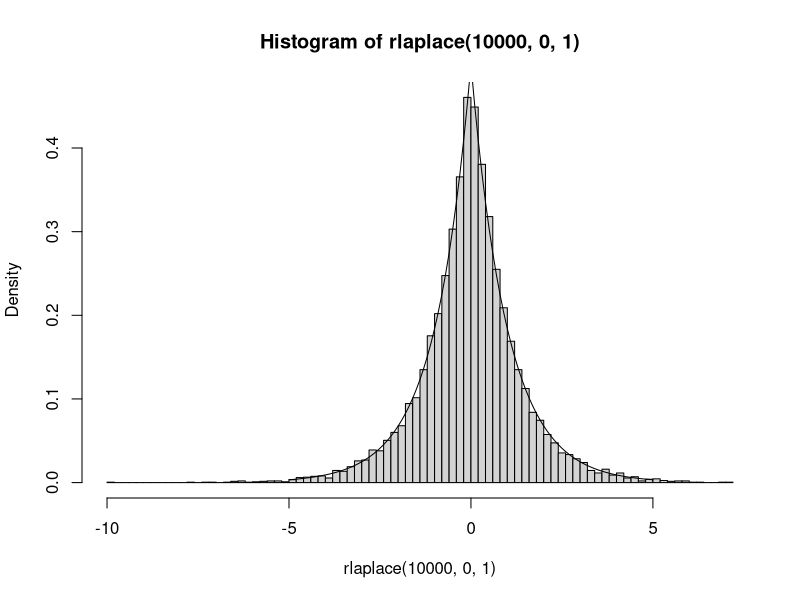
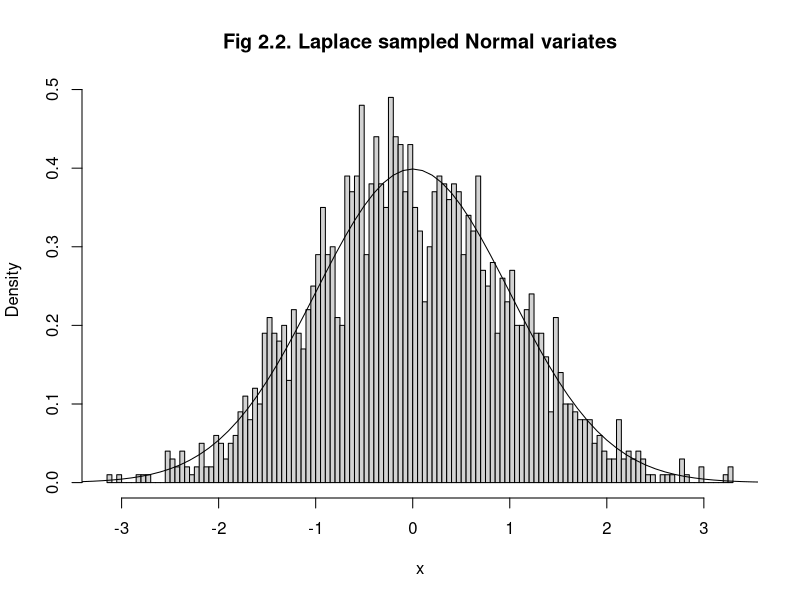

These figures' R source, in order:
## ---- chunk 1
# Inverse CDF formula from
# https://en.wikipedia.org/wiki/Laplace_distribution

# Generate laplace variates using inverse cumulative distribution function
rlaplace <- function(n=1, location=0, scale=1){
  output_vector <- c()
  u <- runif(n)
  for (i in 1:n){
    inverse_F <- location - scale*sign(u[i] - 0.5)*log(1-2*abs(u[i]-0.5))
    output_vector <- c(output_vector, inverse_F)
  }
  return(output_vector)
}

dlaplace <- function(x, location, scale){
  (scale / 2) * exp(-scale*abs(x-location))
}
## ---- chunk 2
hist(rlaplace(10000, 0, 1), breaks=100, freq = F)
points(x = seq(-5, 5, 0.1), y=dlaplace(seq(-5, 5, 0.1), 0, 1), type="l")
## ---- chunk 3
a <- sqrt(pi/2) * exp(-1/2)

# Generate standard normal variates using rejection sampling
rnorm_envelope <- function(n=1){ #mean=0, sd=1
  output_vector <- c()
  for (i in 1:n){
    repeat{
      u <- runif(1, 0, 1)
      Y <- rlaplace(1, 0, 1)
      ratio <- dnorm(Y) / (dlaplace(Y, 0, 1) / a)
      if(u <= ratio){output_vector <- c(output_vector, Y);break}
    }
  }
  return(output_vector)
}

# TO DO
# Select an appropriate "a" and insert in the code

# TEST
set.seed(9432719)
hist(rnorm_envelope(2000), breaks=100, freq = F,
     main = "Fig 2.2. Laplace sampled Normal variates",
     xlab = "x")
points(x = seq(-5, 5, 0.1), y=dnorm(seq(-5, 5, 0.1), 0, 1), type="l")
